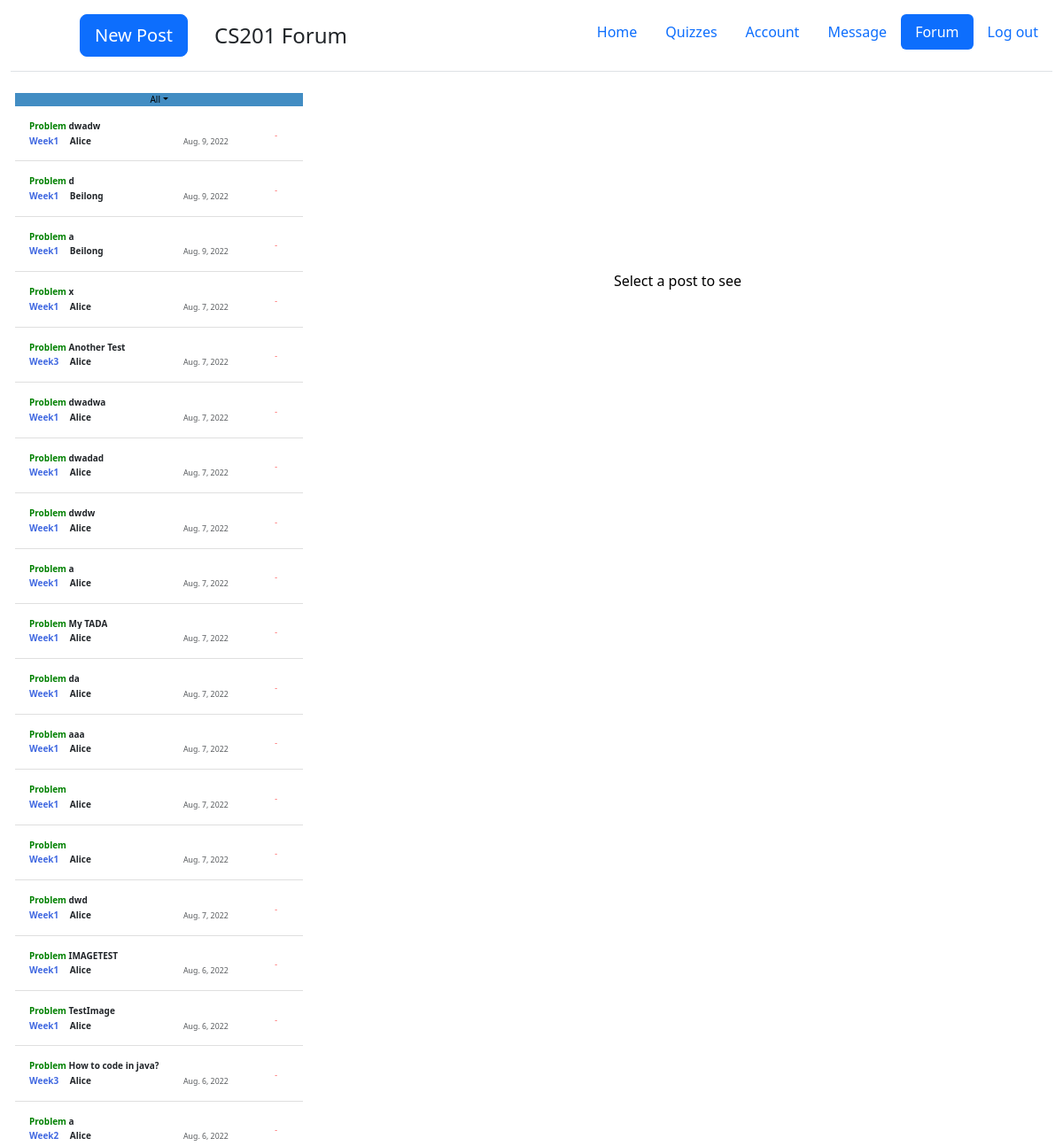
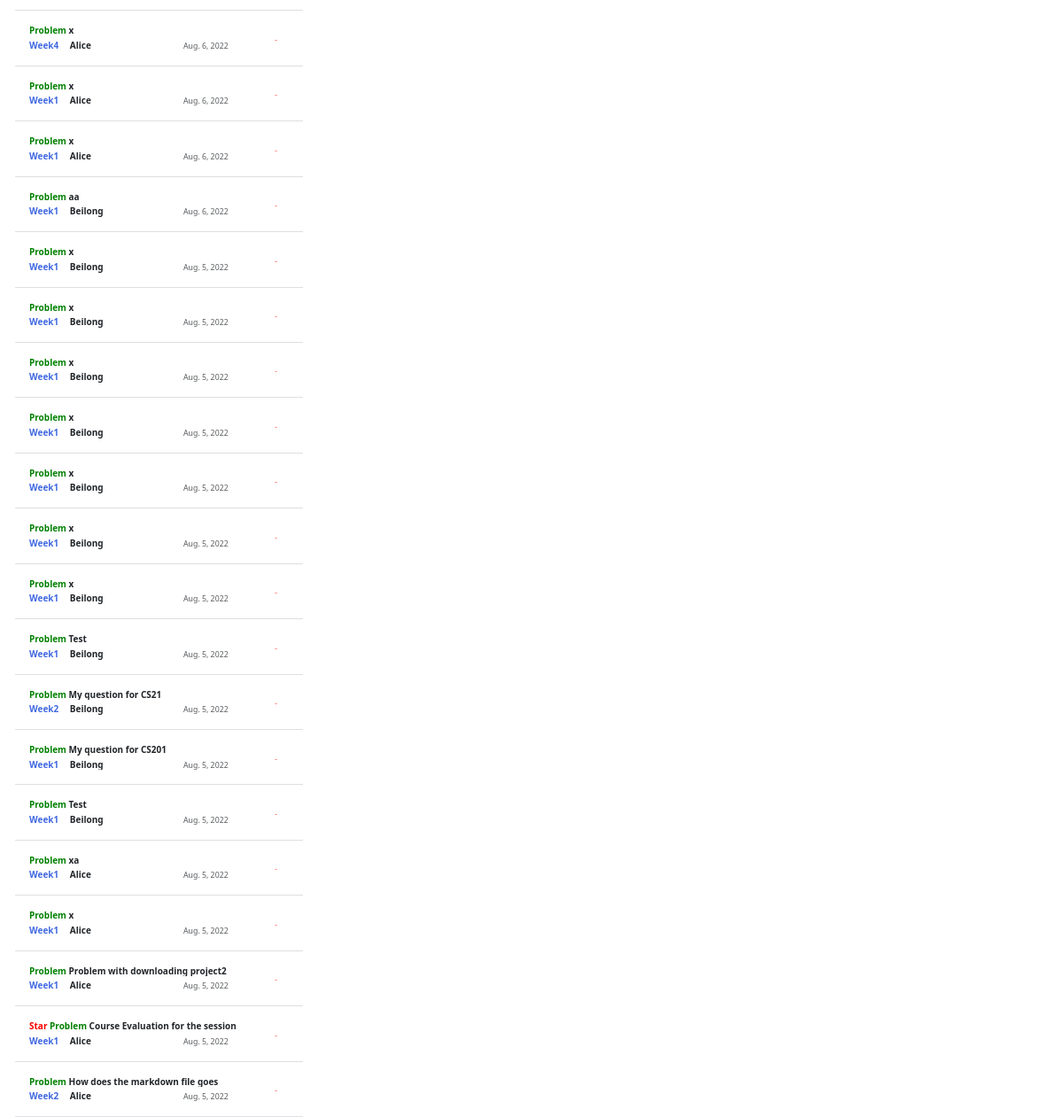
Page /cs201/forum/All (signed in) on the earlier database version (2 pictures, top to bottom).
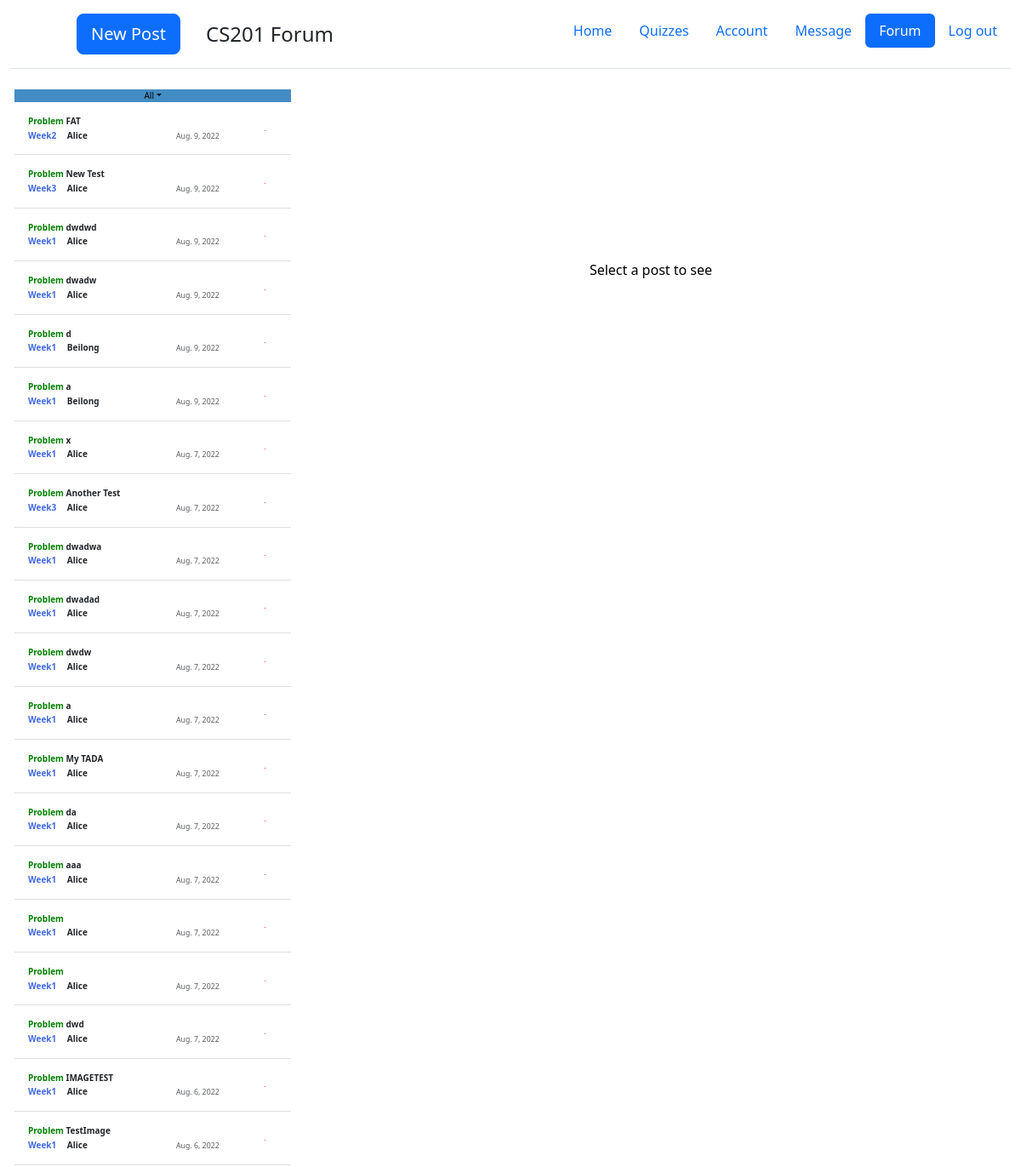
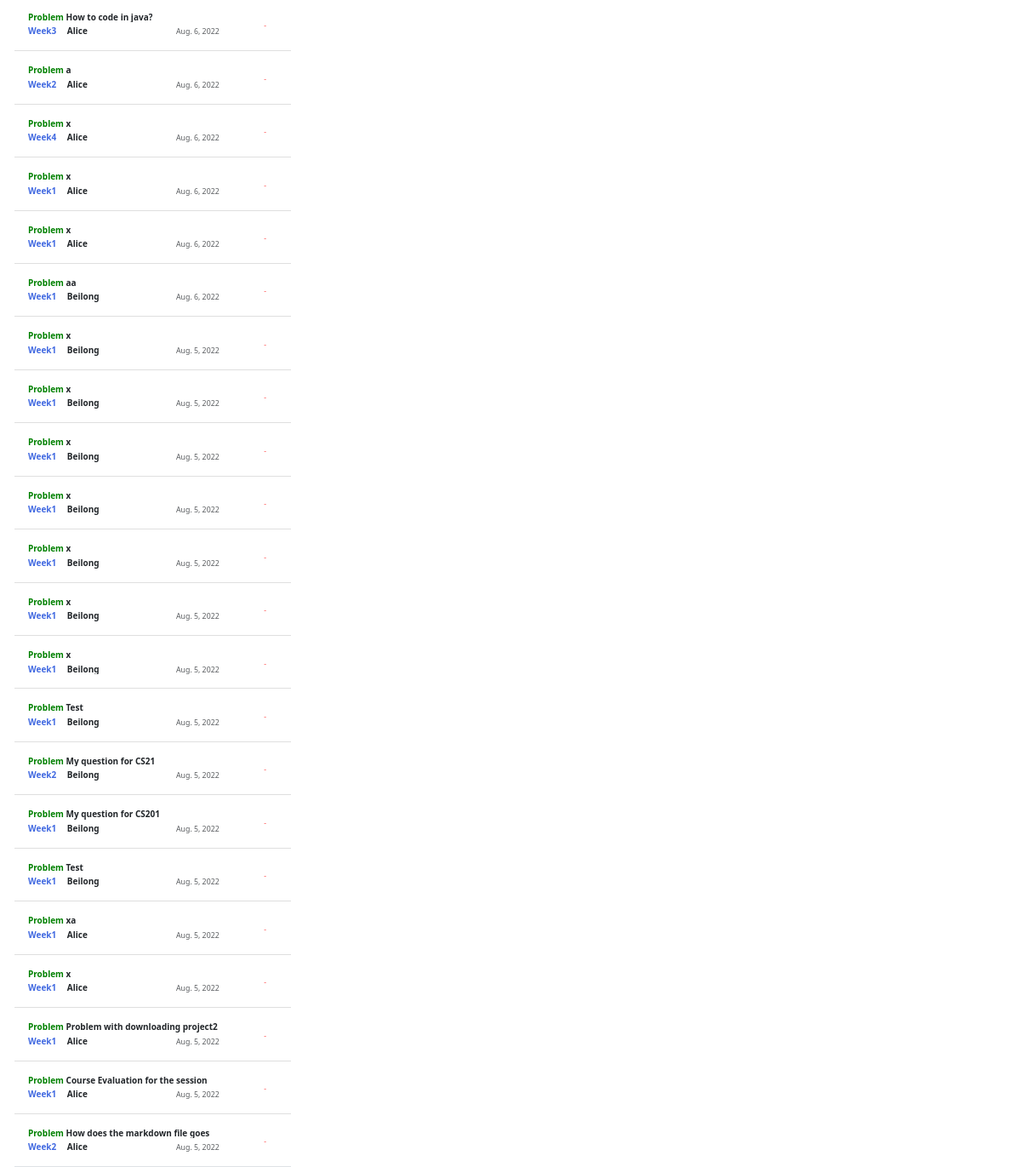
Same page on the later database version (2 pictures, top to bottom).
### forum/models.py (models this page shows, shortened)
class Post(models.Model):
    text=models.TextField()
    author_name= models.CharField(max_length=50)
    author_netid = models.CharField(max_length=8)
    pub_date = models.DateTimeField(default=datetime.datetime.strptime('2022-7-26 6:00','%Y-%m-%d %H:%M').astimezone(datetime.timezone(datetime.timedelta(hours=0))))
    title = models.CharField(max_length=100)
    level = models.IntegerField(default=0)
    question_id = models.IntegerField(default=0)
    category = models.IntegerField(default=0)

### forum/views.py (the view)
# urls.py: path('/<str:filt>', views.forum,name='forum'),
def forum(request,filt):
    context={}
    student = Student.objects.get(student_netid=request.user.username)
    post_seen = list(map(int,list(filter(lambda x:x!='',student.forum_seen.split(',')))))
    comment_seen = list(map(int,(list(filter(lambda x: x!="", student.comment_seen.split(','))))))
    post_star = list(map(int,(list(filter(lambda x: x!="", student.forum_star.split(','))))))
    if filt == 'All':
        context['post']=Post.objects.all().order_by('-pub_date')
    elif filt =='Star':
        post = [Post.objects.get(id=star_id) for star_id in post_star]
        context['post']= post
    elif filt[0:2]=='We':
        week = int(filt[4:])
        context['post'] = Post.objects.filter(question_id__gte=week*100 ,question_id__lte=(week+1)*100).order_by('-pub_date')
        context['first']=filt
        context['problem'] = Questiondict.objects.filter(question_id__gte=week*100 ,question_id__lte=(week+1)*100).order_by('question_id')
    else :
        question_id = int(filt)
        week = int(filt[0:1])
        context['post'] = Post.objects.filter(question_id=question_id).order_by('-pub_date')
        context['problem']=Questiondict.objects.filter(question_id__gte=100*week,question_id__lte=100*(week+1)).order_by('question_id')
        context['first']="Week"+str(week)
    context['post_star']=post_star
    context['post_seen']=post_seen
    context['filt']=filt
    context['comment_seen']= [Comment.objects.get(id=comment_id).post_id for comment_id in comment_seen]
    return render(request, 'forum/forum.html',context)

### quiz/templatetags/my_tags.py (called while the page is built, shortened)
@register.filter
def date(date):
    return date.date()

@register.filter
def show_category(level):
    if level==0:
        return 'Week1'
    if level==1:
        return 'Week2'
    if level==2:
        return 'Week3'
    if level==3:
        return 'Week4'

@register.filter
def show_question(question_id):
    s = str(question_id)[1:]
    return 'Problem'+s

@register.filter
def title1(name):
    if name[0:2]!='We' and name[0:2]!='St' and name[0:2]!='Al':
        return 'Week' + str(name[0:1])
    return name

### forum/templates/forum/forum.html (shortened to what this page needs)
<!doctype html>
<html lang="en" class="h-100">
  <head>
{% load static %}
{% load my_tags%}
<link rel = "stylesheet" type ="text/css" href = "{% static 'quiz/bootstrap/css/bootstrap.min.css' %}">
<link rel = "stylesheet" type ="text/css" href = "{% static 'simple_judge/cover.css' %}">
<link rel = "stylesheet" type ="text/css" href = "{% static 'forum/sidebars.css' %}">
  </head>
  <body class="d-flex h-100 text-center text-black bg-white">
    <div class="container-fluid d-flex w-100 h-100  mx-auto flex-column" style='width:1800px'>
      <header class="d-flex flex-wrap justify-content-center py-3 mb-4 border-bottom">
        <a  class="d-flex align-items-center mb-3 mb-md-0 me-md-auto text-dark text-decoration-none">
          <svg class="bi me-2" width="40" height="32"><use xlink:href="#bootstrap"/></svg>
          <button type="button" class="btn btn-primary btn-lg" style="margin-left:30px" onclick="newpost()">New Post</button>
          <span class="fs-4" style='margin-left:30px'>CS201 Forum</span>
        </a>
        <ul class="nav nav-pills">
          <li class="nav-item"><a href="{% url 'quiz:userface' %}" class="nav-link " aria-current="page">Home</a></li>
        <li class="nav-item"><a href="{% url 'quiz:assignment'  %}" class="nav-link">Quizzes</a></li>
        <li class="nav-item"><a href="{% url 'quiz:account'  %}" class="nav-link">Account</a></li>
        <li class="nav-item"><a href="{% url 'quiz:message'  %}" class="nav-link">Message</a></li>
        <li class="nav-item"><a href="{% url 'forum:forum' 'All' %}" class="nav-link active">Forum</a></li>
        <li class="nav-item"><a href="#" class="nav-link" onclick="go()">Log out</a></li>
        </ul>
      </header>
    <main class="d-flex ">
              <div class="d-flex flex-column align-items-stretch flex-shrink-0 bg-white" style="width: 325px;font-size:10px;margin-left:5px;" id ='sidebar'>
                    <div class='row'>
                          <div class='col-md-12'>
                            <a class="nav-link dropdown-toggle " href="#" id="dropdown01" data-bs-toggle="dropdown" aria-expanded="false" style="background:rgb(66, 141, 195)">{{filt|title1}}</a>
                          </div>
                    </div>
                <div class="list-group list-group-flush border-bottom scrollarea" style="overflow:auto;white-space:nowrap" id='siding'>
                  {% for c in post %}
                  <button  class="list-group-item list-group-item-action py-3 lh-sm  " id="{{c.id}}" aria-current="true" onclick='another({{c.id}})'>
                    <div class="d-flex w-100 align-items-center justify-content-between">
                      <strong class="mb-1" style="overflow: hidden;text-overflow: ellipsis;word-break:keep-all;white-space:nowrap;display:block;">
                        {%if c.id in post_star%}
                        <strong style='color:red'>Star</strong>
                        {%endif%}
                        <strong style='color:green'>{{c.question_id|show_question}}</strong> {{c.title}}</strong>
                    </div>
                                      <div class='row'>
                                        <div class="col-md-6 " style="overflow: hidden;text-overflow: ellipsis;word-break:keep-all;white-space:nowrap;display:block;text-align:left">
                                          <a style='color:red' name='category'><strong>{{c.category|show_category}}</strong></a>
                                          <strong style='margin-left:10px' name='colorauthor'>{{c.author_name}}</strong>
                                        </div>
                                          <div class ='col-md-4' style=''>
                                            <small class="text-muted" style=''>{{c.pub_date|date}}</small>
                                          </div>
                                            <div class='col-md-2 ' style='font-size:1px'>
                                              {% if c.id in post_seen%}
                                              <strong style='color:red;display:inline' id='status'>New</strong>
                                              {% else %}
                                                      {% if c.id in comment_seen %}
                                                      <strong style='color:orange;font-size:100%' id ='comment' >Update</strong>
                                                      {% endif %}
                                              {% endif %}
                                            </div>
                                      </div>
                    </button>
                  {%endfor%}
                </div>
              </div>
        <div class="d-flex flex-column align-items-stretch flex-shrink-0 bg-white" style='background-color:purple;margin:0 auto;width:800px;margin-top:200px'>
          Select a post to see
        </div>
    </main>
</div>
  </body>
</html>

### forum/static/forum/sidebars.css (style rules this page uses)
body { min-height: 100vh; min-height: -webkit-fill-available; }
html { height: -webkit-fill-available; }
main { height: 100vh; height: -webkit-fill-available; max-height: 100vh; overflow-x: auto; overflow-y: hidden; }
.dropdown-toggle { outline: 0; }
.scrollarea { overflow-y: auto; }

Differences in the rows shown:
added Post: question_id|show_question "Problem", title "FAT", category|show_category "Week2", author_name "Alice", pub_date "Aug. 9, 2022"
added Post: question_id|show_question "Problem", title "New Test", category|show_category "Week3", author_name "Alice", pub_date "Aug. 9, 2022"
added Post: question_id|show_question "Problem", title "dwdwd", category|show_category "Week1", author_name "Alice", pub_date "Aug. 9, 2022"
shown differently, row unchanged: Post "Course Evaluation for the session": no longer shows "Star"
